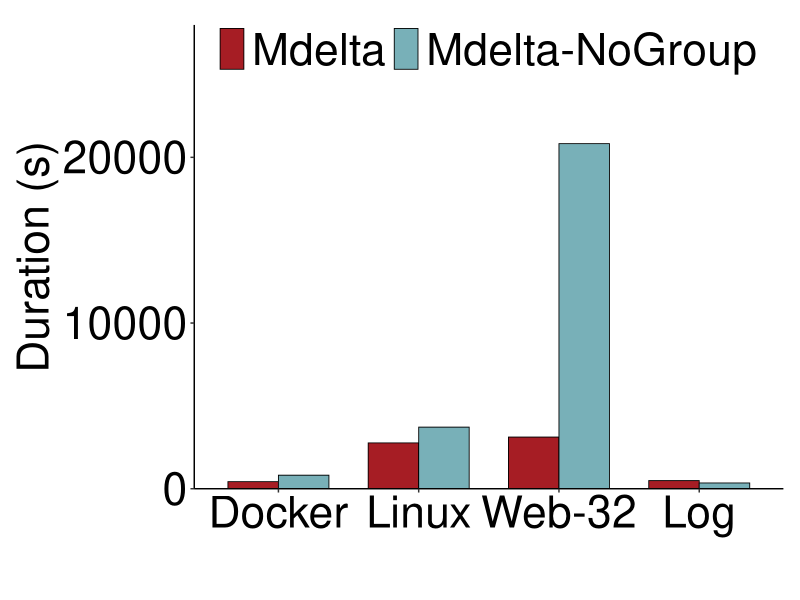

Source code (R):
library(ggplot2)
library(grid)

# Fill in the four rows below. Each row is one group, and the two columns are:
# Mdelta, Mdelta-NoGroup.
plot_data <- data.frame(
  group = c("Docker", "Linux", "Web-32", "Log"),
  Mdelta = c(429, 2766, 3119, 491),           # TODO: replace with your data
  `Mdelta-NoGroup` = c(817, 3717, 20826, 348), # TODO: replace with your data
  check.names = FALSE
)

method_labels <- c("Mdelta", "Mdelta-NoGroup")
method_colors <- c(
  "Mdelta" = "#A61D24",
  "Mdelta-NoGroup" = "#78B0B8"
)

create_three_method_barplot <- function(
    data,
    group_col = "group",
    method_labels = c("Mdelta", "Mdelta-NoGroup"),
    fill_colors = c("Mdelta" = "#A61D24", "Mdelta-NoGroup" = "#78B0B8"),
    x_label = "",
    y_label = "Value",
    axis_text_size = 32,
    axis_title_size = 32,
    legend_text_size = 32,
    show_data_labels = FALSE,
    data_label_size = 10,
    y_max_multiplier = 1.20,
    bar_width = 0.72
) {
  long_df <- reshape(
    data,
    varying = method_labels,
    v.names = "value",
    timevar = "method",
    times = method_labels,
    direction = "long"
  )
  long_df[[group_col]] <- factor(long_df[[group_col]], levels = data[[group_col]])
  long_df$method <- factor(long_df$method, levels = method_labels)

  finite_values <- long_df$value[is.finite(long_df$value)]
  if (length(finite_values) == 0) {
    stop("No finite values found in plot_data. Fill in the data before plotting.")
  }
  value_max <- max(c(0, finite_values), na.rm = TRUE)
  y_max <- if (value_max > 0) value_max * y_max_multiplier else 1

  p <- ggplot(long_df, aes(x = .data[[group_col]], y = value, fill = method)) +
    geom_col(
      position = position_dodge(width = bar_width),
      width = bar_width,
      color = "black",
      linewidth = 0.3
    ) +
    scale_fill_manual(
      name = NULL,
      values = fill_colors,
      breaks = method_labels,
      labels = method_labels,
      guide = guide_legend(
        nrow = 1,
        byrow = TRUE,
        keyheight = unit(18, "pt"),
        keywidth = unit(18, "pt")
      )
    ) +
    scale_y_continuous(
      expand = expansion(mult = c(0, 0.12)),
      limits = c(0, y_max)
    ) +
    labs(x = x_label, y = paste(" ", y_label, " ")) +
    theme_classic() +
    theme(
      axis.text.x = element_text(size = axis_text_size, color = "black"),
      axis.text.y = element_text(size = axis_text_size, color = "black"),
      axis.title.x = element_text(size = axis_title_size, color = "black"),
      axis.title.y = element_text(size = axis_title_size, color = "black", hjust = 0.5),
      legend.position = c(0.03, 1.01),
      legend.justification = c(0, 1),
      legend.direction = "horizontal",
      legend.text = element_text(size = legend_text_size, color = "black"),
      legend.title = element_blank(),
      legend.background = element_blank(),
      legend.key = element_blank(),
      legend.spacing.x = unit(10, "pt"),
      plot.margin = margin(t = 18, r = 12, b = 12, l = 12, unit = "pt")
    )

  if (show_data_labels) {
    p <- p + geom_text(
      aes(label = round(value, 2)),
      position = position_dodge(width = bar_width),
      vjust = -0.25,
      size = data_label_size
    )
  }

  p
}

p <- create_three_method_barplot(
  data = plot_data,
  method_labels = method_labels,
  fill_colors = method_colors,
  x_label = "",
  y_label = "Duration (s)",
  show_data_labels = FALSE # Change to TRUE if labels above bars are needed.
)

file_arg <- grep("^--file=", commandArgs(trailingOnly = FALSE), value = TRUE)
script_dir <- if (length(file_arg) > 0) {
  dirname(normalizePath(sub("^--file=", "", file_arg[1]), winslash = "/", mustWork = FALSE))
} else {
  getwd()
}

cairo_pdf(
  file.path(script_dir, "overall.pdf"),
  width = 12,
  height = 5
)
print(p)
dev.off()
